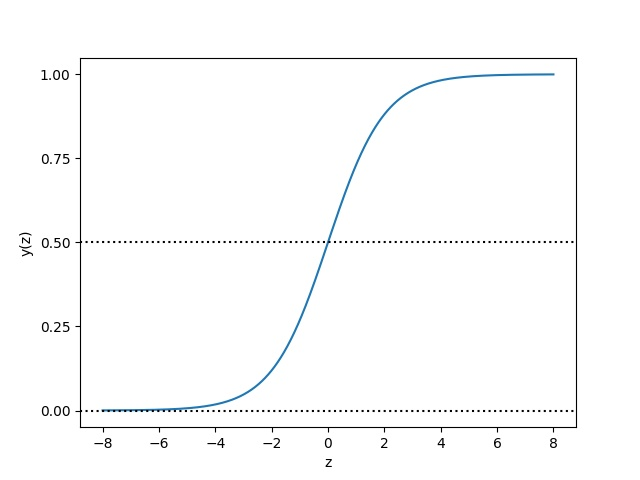

The script that saved this image:
import numpy as np
import matplotlib.pyplot as plt


def sigmoid(input):
    return 1.0 / (1 + np.exp(- input));

Z = np.linspace(-8, 8, 1000);
y = sigmoid(Z);

plt.plot(Z, y);
plt.axhline(y=0, ls="dotted", color='k');
plt.axhline(y=0.5, ls="dotted", color='k');
plt.yticks([0.0, 0.25, 0.5, 0.75, 1.0])
plt.xlabel('z')
plt.ylabel('y(z)')

plt.savefig("sigmoid.jpg")

plt.show()